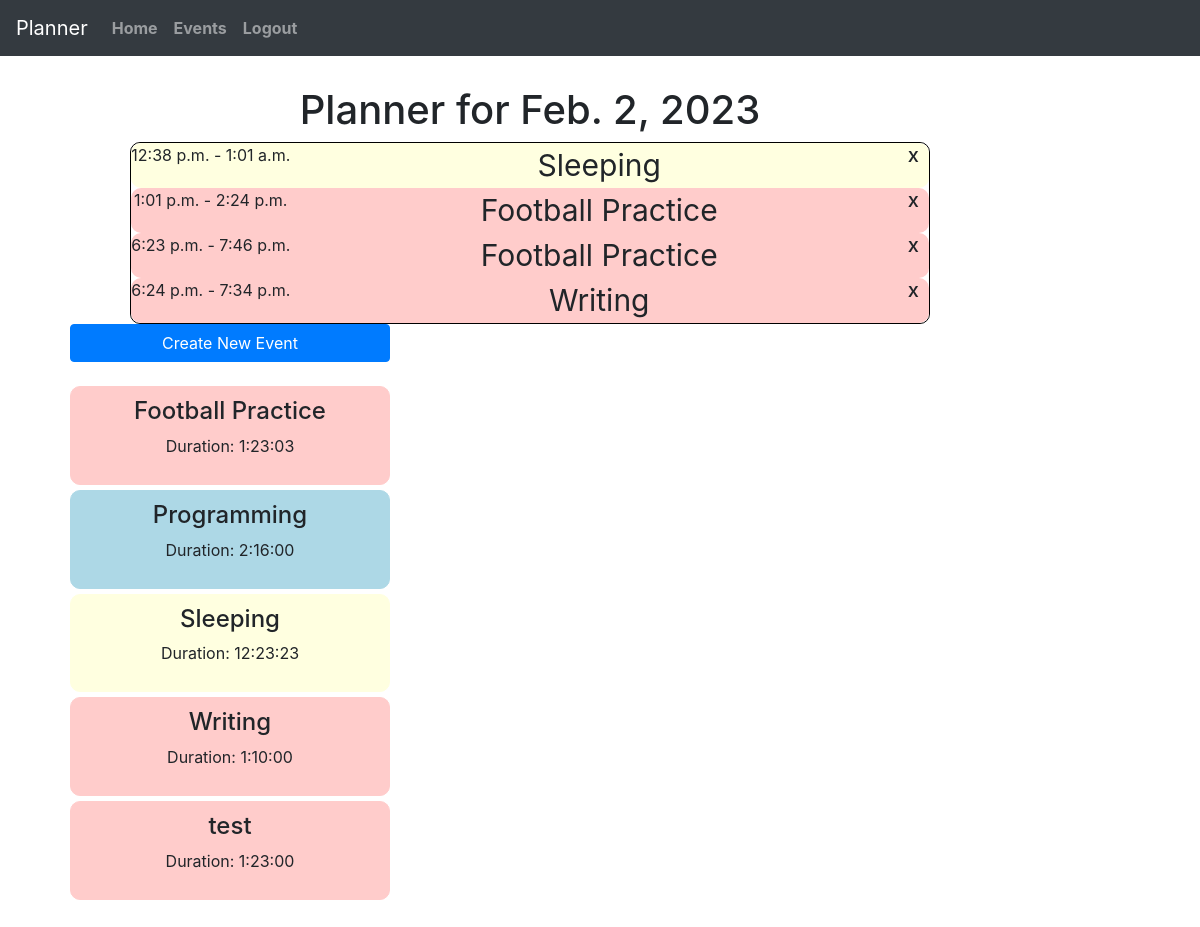
/view-day/2023-02-02 (signed in), run on the app's committed database.
### planner/models.py (models this page shows, shortened)
class Day(models.Model):
    day_date = models.DateField()
    day_user = models.ForeignKey(User, on_delete=models.CASCADE, related_name="days")

class EventOnDay(models.Model):
    event = models.ForeignKey(Event, on_delete=models.CASCADE, related_name="events_on_day")
    day = models.ForeignKey(Day, on_delete=models.CASCADE, related_name="events")
    start_time = models.TimeField(blank=True, null=True)
    end_time = models.TimeField(blank=True, null=True)

class Event(models.Model):
    event_user = models.ForeignKey(User, on_delete=models.CASCADE, related_name="events")
    event_name = models.CharField(max_length=30)
    event_color = models.CharField(max_length=7, default='#FF0000')
    event_default_time = models.DurationField(default='1:00:00')

### planner/views.py (the view)
# urls.py: path("view-day/<str:date>", views.view_day, name="view_day"),
@login_required
def view_day(request, date):
    try:
        day = Day.objects.get(day_date = date)
    except Day.DoesNotExist:
        day = Day(day_date = date, day_user = request.user)
        day.save()
    events_on_day = EventOnDay.objects.filter(day=day)
    all_events = Event.objects.filter(event_user=request.user).order_by('event_name')
    return render(request, 'planner/add_events.html', {
        'day':day,
        "events_on_day":events_on_day,
        "all_events": all_events,
        "form": NewEventForm()
    })

### planner/templates/planner/add_events.html (shortened to what this page needs)
{% extends "planner/layout.html" %}
{% block body %}
<div id="calendar-container">
    <h1>Planner for {{ day.day_date }}</h1>
    <div id="calendar" style="{% if events_on_day|length >= 1 %}max-height:1000px; {% else %} height:280px; {% endif %}">
        {% for event in events_on_day %}
            <div id="event-container-{{ event.id }}" style="background-color: {{ event.event.event_color }};" class="calendar-object" data-start_time = "{{ event.start_time|date:'H:i:s' }}">
                <h5 data-event="{{ event.id }}" class="delete-event" style="float:right;margin-right:10px">x</h5>
                <p class="times">{{ event.start_time }} - {{ event.end_time }}</p>
                <p class="event-name">{{ event.event.event_name }}</p>
            </div>
        {% endfor %}
    </div>
</div>
<div id="events-container">
    <div id="create-event">
        <button id="create-event-btn" class="btn btn-primary">Create New Event</button>
    </div>
    <br>
    <div id="events" class="all-events">
        {% for event in all_events %}
            <div id="{{ event.id }}" class="event draggable" style="background-color: {{ event.event_color }}; border: 1px solid {{ event.event_color }}">
                <h4>{{ event.event_name }}</h4>
                <p>Duration: {{ event.event_default_time }}</p>
            </div>
        {% empty %}
            <h4>You have not created any events yet!</h4>
        {% endfor %}
    </div>
</div>
{% endblock %}

### planner/static/planner/styles.css (style rules this page uses)
.event { text-align: center; padding: 10px; max-width: 700px; border-radius: 10px; margin-bottom: 5px; }
#events-container { display: inline-block; width: 400px; overflow: scroll; max-height: 580px; }
#events { width: 80%; margin: auto; }
#create-event { width: 80%; margin: auto; }
#create-event-btn { width: 100%; }
#calendar-container { text-align: center; float:left; width: 1000px; }
#calendar { text-align: center; margin:auto; width: 80%; border: 1px solid black; border-radius: 10px; }
.calendar-object { border-radius: 10px; }
.times { display: inline; width: 20%; margin: 0px; float: left; }
.event-name { display: inline; font-size: 30px; }

### data on the page
Day: day_date "Feb. 2, 2023"
EventOnDay: start_time "12:38 p.m.", end_time "1:01 a.m.", event.event_name "Sleeping"
EventOnDay: start_time "6:23 p.m.", end_time "7:46 p.m.", event.event_name "Football Practice"
EventOnDay: start_time "6:24 p.m.", end_time "7:34 p.m.", event.event_name "Writing"
EventOnDay: start_time "1:01 p.m.", end_time "2:24 p.m.", event.event_name "Football Practice"
Event: event_name "Football Practice", event_default_time "1:23:03"
Event: event_name "Programming", event_default_time "2:16:00"
Event: event_name "Sleeping", event_default_time "12:23:23"
Event: event_name "Writing", event_default_time "1:10:00"
Event: event_name "test", event_default_time "1:23:00"
